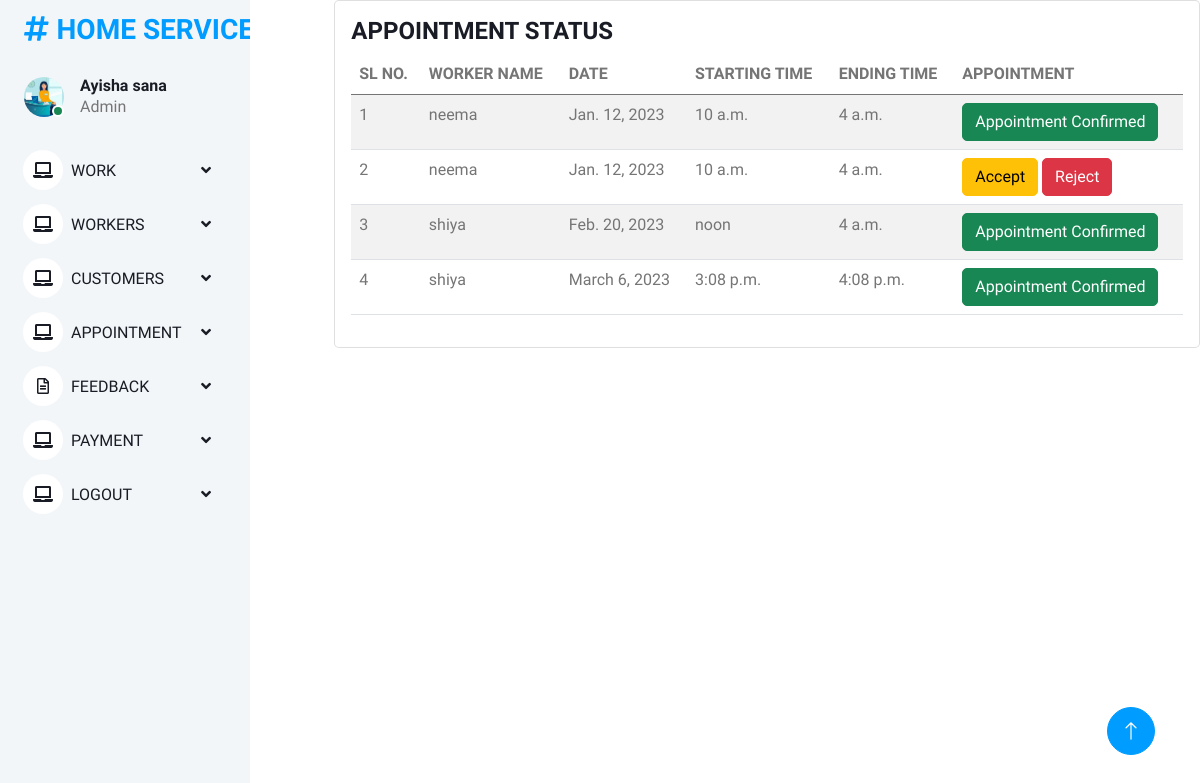
Screenshot of /admin_view_appointment (signed in) with the database file from the repository.
### onlinehomeservice_app/models.py (models this page shows)
class Take_appointment(models.Model):
    user = models.ForeignKey(register1,on_delete=models.CASCADE)
    schedule = models.ForeignKey(Schedule_add,on_delete=models.CASCADE)
    status = models.IntegerField(default=0)

class Schedule_add(models.Model):
    worker = models.ForeignKey(register,on_delete=models.CASCADE)
    date = models.DateField()
    start_time = models.TimeField()
    end_time = models.TimeField()

class register(models.Model):
    user=models.ForeignKey(Login,on_delete=models.CASCADE)
    name = models.CharField(max_length=100)
    profile_pic= models.FileField(upload_to='profilepic/')
    address = models.CharField(max_length=40)
    mobile = models.CharField(max_length=10,null=False)
    email = models.EmailField()
    work_type = models.ForeignKey(work,on_delete=models.CASCADE)
    def __str__(self):
        return self.name

### onlinehomeservice_app/views.py (the view)
# urls.py: path("admin_view_appointment", views.admin_view_appointment, name="admin_view_appointment"),
@login_required(login_url='loginpage')
def admin_view_appointment(request):
    a = Take_appointment.objects.all
    return render(request,"admin/admin_view_appointment.html",{"app":a})

### templates/admin/admin_view_appointment.html (shortened to what this page needs)
{% extends 'admin/admin base.html' %}
{% load crispy_forms_tags %}
{% block content %}
<div class="col-lg-12 grid-margin stretch-card">
              <div class="card">
                <div class="card-body">
                  <h4 class="card-title">APPOINTMENT STATUS</h4>
                  <div class="table-responsive">
                    <table class="table table-striped">
                      <thead>
                        <tr>
                          <th>SL NO.</th>
                          <th>WORKER NAME</th>
                          <th>DATE</th>
                          <th>STARTING TIME</th>
                          <th>ENDING TIME</th>
                          <th>APPOINTMENT</th>
                        </tr>
                      </thead>
                      <tbody>
                      {% for a in app %}
                        <tr>
                          <td>{{forloop.counter}}</td>
                          <td>{{ a.schedule.worker }}</td>
                          <td>{{ a.schedule.date }}</td>
                          <td>{{ a.schedule.start_time }}</td>
                          <td>{{ a.schedule.end_time }}</td>
                          <td>
                              {% if a.status == 0 %}
                        <a type="button" class="btn btn-warning" href="{% url 'approve_appointment' a.id %}">Accept</a>
                          <form action="{% url 'reject_appointment' a.id %}" method="post" style="display: inline;"
                                onsubmit="window.mytest()">
                            <button class="btn btn-danger">Reject</button>
                          </form>
                        {% elif a.status == 1 %}
                        <button type="button" class="btn btn-success">Appointment Confirmed</button>
                         {% else %}
                        <button type="button" class="btn btn-danger">Rejected</button>
                              {% endif %}
                          </td>
                        </tr>
                      {% endfor %}
                      </tbody>
                    </table>
                  </div>
                </div>
              </div>
            </div>
{% endblock %}

### static/assets1/css/style.css (style rules this page uses)
:root { --primary: #009CFF; --light: #F3F6F9; --dark: #191C24; }
.btn { transition: .5s; }

### rows the page displays
Take_appointment: schedule.worker "neema", schedule "Jan. 12, 2023", schedule.start_time "10 a.m.", schedule.end_time "4 a.m.", status "Appointment Confirmed"
Take_appointment: schedule.worker "neema", schedule "Jan. 12, 2023", schedule.start_time "10 a.m.", schedule.end_time "4 a.m."
Take_appointment: schedule.worker "shiya", schedule "Feb. 20, 2023", schedule.start_time "noon", schedule.end_time "4 a.m.", status "Appointment Confirmed"
Take_appointment: schedule.worker "shiya", schedule "March 6, 2023", schedule.start_time "3:08 p.m.", schedule.end_time "4:08 p.m.", status "Appointment Confirmed"
